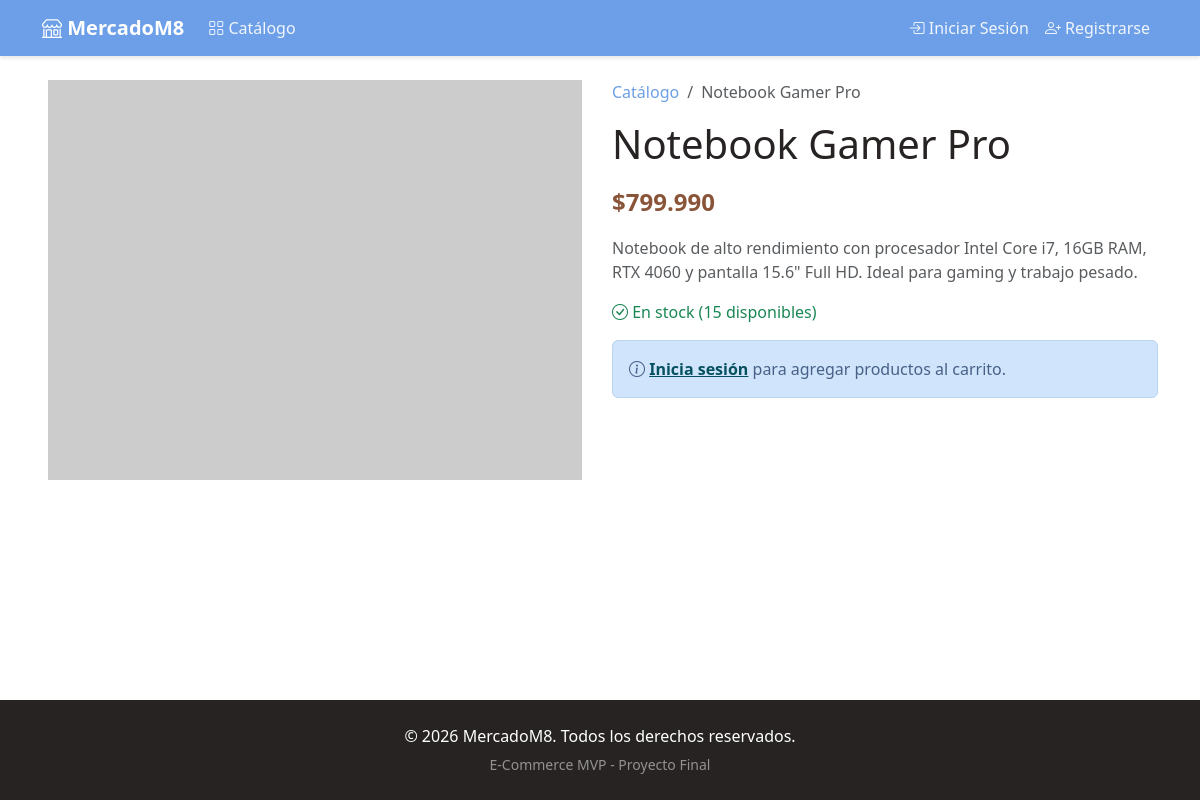
The page /producto/1/ on the database its author committed.
### core/models.py (models this page shows, shortened)
class Producto(models.Model):
    nombre = models.CharField(max_length=200, verbose_name="Nombre del producto")
    descripcion = models.TextField(verbose_name="Descripción")
    precio = models.DecimalField(
        max_digits=10,
        decimal_places=0,
        validators=[MinValueValidator(Decimal('1'))],
        verbose_name="Precio ($CLP)",
        help_text="Precio en pesos chilenos"
    )
    stock = models.PositiveIntegerField(verbose_name="Stock disponible")
    imagen = models.URLField(
        max_length=500,
        blank=True,
        null=True,
        verbose_name="URL de la imagen"
    )
    fecha_creacion = models.DateTimeField(auto_now_add=True)
    fecha_actualizacion = models.DateTimeField(auto_now=True)
    class Meta:
        verbose_name = "Producto"
        verbose_name_plural = "Productos"
        ordering = ['nombre']
    def precio_formateado(self):
        return f"${self.precio:,.0f}".replace(",", ".")

### core/views.py (the view)
# urls.py: path('producto/<int:producto_id>/', views.detalle_producto, name='detalle_producto'),
def detalle_producto(request, producto_id):
    producto = get_object_or_404(Producto, id=producto_id)
    formulario = FormularioCarrito(max_stock=producto.stock)
    return render(request, 'core/detalle_producto.html', {
        'producto': producto,
        'formulario': formulario,
        'titulo': producto.nombre,
    })

### core/context_processors.py (called while the page is built)
def carrito_contador(request):
    contador = 0
    if request.user.is_authenticated:
        carrito = Carrito.objects.filter(usuario=request.user).first()
        if carrito:
            contador = sum(item.cantidad for item in carrito.items.all())
    return {'carrito_contador': contador}

### core/templates/core/detalle_producto.html
{% extends 'core/base.html' %}
{% block content %}
<div class="row">
    <div class="col-md-6 mb-4">
        {% if producto.imagen %}
        <img src="{{ producto.imagen }}" class="img-fluid rounded" alt="{{ producto.nombre }}" style="max-height: 400px; width: 100%; object-fit: contain;">
        {% else %}
        <div class="placeholder-img d-flex align-items-center justify-content-center rounded" style="height: 400px;">
            <i class="bi bi-image text-muted" style="font-size: 5rem;"></i>
        </div>
        {% endif %}
    </div>
    <div class="col-md-6">
        <nav aria-label="breadcrumb">
            <ol class="breadcrumb">
                <li class="breadcrumb-item"><a href="{% url 'catalogo' %}">Catálogo</a></li>
                <li class="breadcrumb-item active">{{ producto.nombre }}</li>
            </ol>
        </nav>
        <h1>{{ producto.nombre }}</h1>
        <p class="precio-lg mt-3">{{ producto.precio_formateado }}</p>
        <p class="text-muted">{{ producto.descripcion }}</p>
        {% if producto.stock > 0 %}
        <p class="text-success">
            <i class="bi bi-check-circle"></i> En stock ({{ producto.stock }} disponibles)
        </p>
        {% if user.is_authenticated %}
        <form method="post" action="{% url 'agregar_al_carrito' producto.id %}" class="mt-4">
            {% csrf_token %}
            <div class="row g-2 align-items-center">
                <div class="col-auto">
                    <label for="id_cantidad" class="form-label fw-bold">Cantidad:</label>
                </div>
                <div class="col-3">
                    {{ formulario.cantidad }}
                </div>
                <div class="col">
                    <button type="submit" class="btn btn-primario">
                        <i class="bi bi-cart-plus"></i> Agregar al Carrito
                    </button>
                </div>
            </div>
        </form>
        {% else %}
        <div class="alert alert-info mt-3">
            <i class="bi bi-info-circle"></i>
            <a href="{% url 'iniciar_sesion' %}" class="alert-link">Inicia sesión</a> para agregar productos al carrito.
        </div>
        {% endif %}
        {% else %}
        <p class="text-danger"><i class="bi bi-x-circle"></i> Producto agotado</p>
        {% endif %}
    </div>
</div>
{% endblock %}

### static/core/css/estilo.css (style rules this page uses)
:root { --azul: #6c9fe7; --azul-oscuro: #476187; --casi-negro: #262322; --cafe: #895438; --naranja: #e6844e; }
body { font-family: 'Segoe UI', Tahoma, Geneva, Verdana, sans-serif; color: var(--casi-negro); min-height: 100vh; display: flex; flex-direction: column; }
.precio-lg { color: var(--cafe); font-size: 1.5rem; font-weight: 700; }
.breadcrumb a { color: var(--azul); text-decoration: none; }
.alert-info { background-color: #d0e4fb; border-color: #b8d4f0; color: var(--azul-oscuro); }

### rows shown on the page
Producto: nombre "Notebook Gamer Pro", precio_formateado "$799.990", descripcion "Notebook de alto rendimiento con procesador Intel Core i7, 16GB RAM, RTX 4060 y pantalla 15.6\" Full HD. Ideal para gaming y trabajo pesado.", stock "15"
